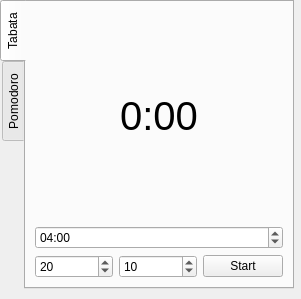
<?xml version="1.0" encoding="UTF-8"?>
<ui version="4.0">
 <class>MainWindow</class>
 <widget class="QMainWindow" name="MainWindow">
  <property name="geometry">
   <rect>
    <x>0</x>
    <y>0</y>
    <width>301</width>
    <height>299</height>
   </rect>
  </property>
  <property name="windowTitle">
   <string>Tabata</string>
  </property>
  <widget class="QWidget" name="centralwidget">
   <widget class="QTabWidget" name="tabWidget">
    <property name="geometry">
     <rect>
      <x>0</x>
      <y>0</y>
      <width>294</width>
      <height>289</height>
     </rect>
    </property>
    <property name="sizePolicy">
     <sizepolicy hsizetype="Maximum" vsizetype="Maximum">
      <horstretch>0</horstretch>
      <verstretch>0</verstretch>
     </sizepolicy>
    </property>
    <property name="tabPosition">
     <enum>QTabWidget::West</enum>
    </property>
    <property name="currentIndex">
     <number>0</number>
    </property>
    <widget class="QWidget" name="tabTabata">
     <attribute name="title">
      <string>Tabata</string>
     </attribute>
     <layout class="QHBoxLayout" name="horizontalLayout_2">
      <item>
       <layout class="QVBoxLayout" name="verticalLayout">
        <item>
         <widget class="QLabel" name="timerLabel">
          <property name="font">
           <font>
            <pointsize>30</pointsize>
           </font>
          </property>
          <property name="text">
           <string>0:00</string>
          </property>
          <property name="alignment">
           <set>Qt::AlignCenter</set>
          </property>
          <property name="margin">
           <number>0</number>
          </property>
          <property name="indent">
           <number>-1</number>
          </property>
         </widget>
        </item>
        <item>
         <widget class="QTimeEdit" name="timeEdit">
          <property name="time">
           <time>
            <hour>0</hour>
            <minute>4</minute>
            <second>0</second>
           </time>
          </property>
          <property name="displayFormat">
           <string>mm:ss</string>
          </property>
         </widget>
        </item>
        <item>
         <layout class="QHBoxLayout" name="horizontalLayout">
          <item>
           <widget class="QSpinBox" name="spinBoxInterval">
            <property name="toolTip">
             <string>Time to do exercise, seconds</string>
            </property>
            <property name="value">
             <number>20</number>
            </property>
           </widget>
          </item>
          <item>
           <widget class="QSpinBox" name="spinBoxPause">
            <property name="toolTip">
             <string>Time to rest, seconds</string>
            </property>
            <property name="value">
             <number>10</number>
            </property>
           </widget>
          </item>
          <item>
           <widget class="QPushButton" name="startButton">
            <property name="text">
             <string>Start</string>
            </property>
            <property name="flat">
             <bool>false</bool>
            </property>
           </widget>
          </item>
         </layout>
        </item>
       </layout>
      </item>
     </layout>
    </widget>
    <widget class="QWidget" name="tabPomodoro">
     <attribute name="title">
      <string>Pomodoro</string>
     </attribute>
     <layout class="QVBoxLayout" name="verticalLayout_2">
      <item>
       <widget class="QProgressBar" name="progressBar">
        <property name="value">
         <number>0</number>
        </property>
       </widget>
      </item>
      <item>
       <widget class="QCommandLinkButton" name="commandLinkButton">
        <property name="text">
         <string>Start</string>
        </property>
       </widget>
      </item>
      <item>
       <widget class="QListWidget" name="listWidget"/>
      </item>
      <item>
       <widget class="QPushButton" name="pomodoroAddButton">
        <property name="text">
         <string>Add task</string>
        </property>
       </widget>
      </item>
      <item>
       <widget class="QPushButton" name="pomodoroStartButton">
        <property name="text">
         <string>Start</string>
        </property>
       </widget>
      </item>
     </layout>
    </widget>
   </widget>
  </widget>
  <action name="actionRenameTask">
   <property name="text">
    <string>Rename</string>
   </property>
   <property name="shortcut">
    <string>Ctrl+R</string>
   </property>
  </action>
 </widget>
 <resources/>
 <connections/>
</ui>
